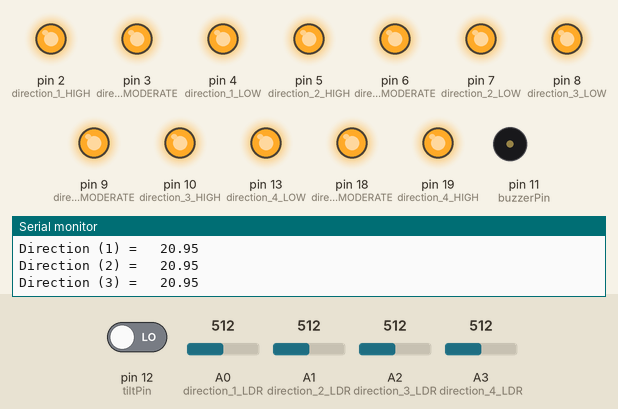
A sketch run on a simulated Arduino Nano, built with avr-gcc and run on an emulated ATmega328P. On the bench: output pins drawn as LEDs (lit = HIGH), buzzer (waves = sounding), the last lines printed to the serial monitor. Inputs (shaded band) come from the test bench; at power-on: A0 (direction_1_LDR) = 512, A1 (direction_2_LDR) = 512, A2 (direction_3_LDR) = 512, A3 (direction_4_LDR) = 512, pin 12 (tiltPin) LOW.

Above: at 1.2 s.
1.3 s: A0 (direction_1_LDR) set to 467
At 2.5 s:
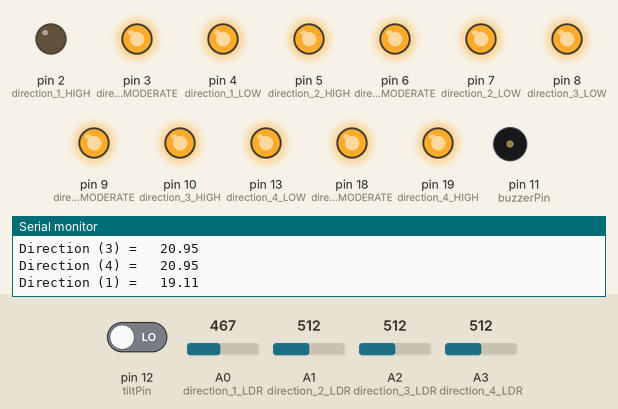
2.8 s: A1 (direction_2_LDR) set to 463
At 3.3 s:
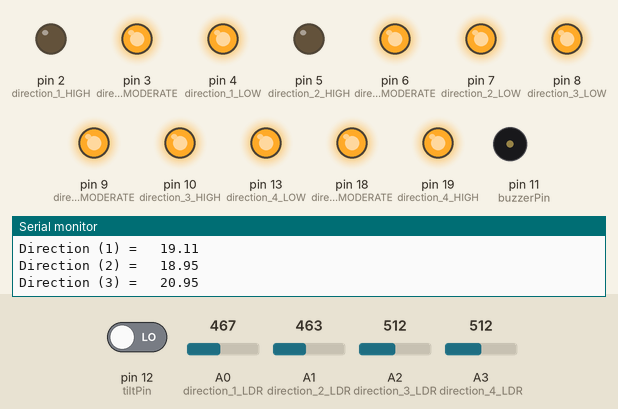
4.4 s: A2 (direction_3_LDR) set to 486
7.4 s: A2 (direction_3_LDR) set to 459
At 8.2 s:
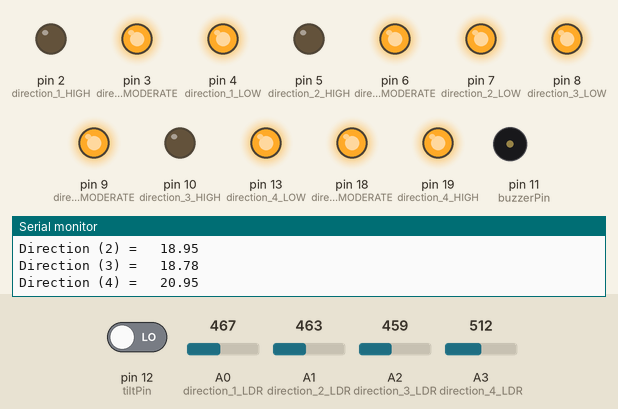
9.0 s: A3 (direction_4_LDR) set to 30
At 10.3 s:
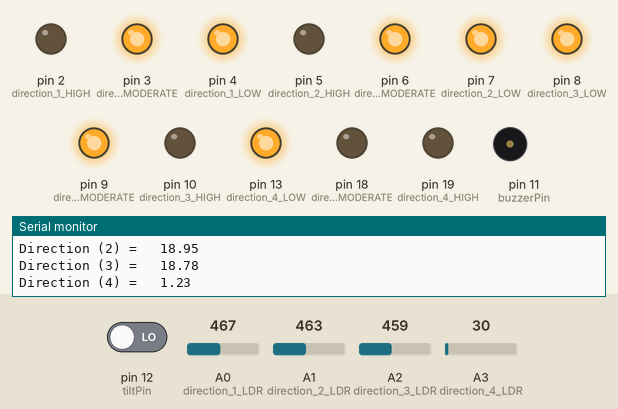
10.6 s: pin 12 (tiltPin) driven HIGH
At 11.0 s:
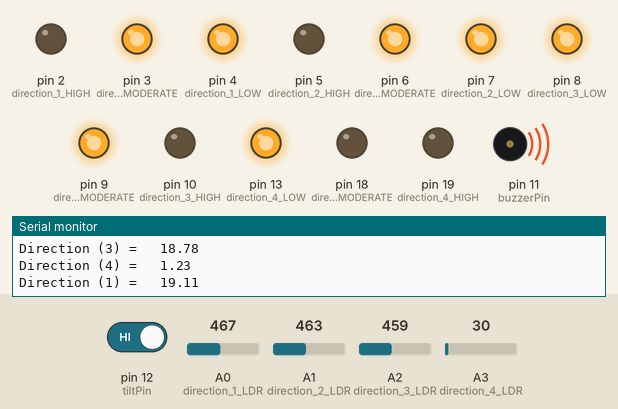
Timing chart, 0 to 13.1 s (numbered marks = the images above; inputs shaded):
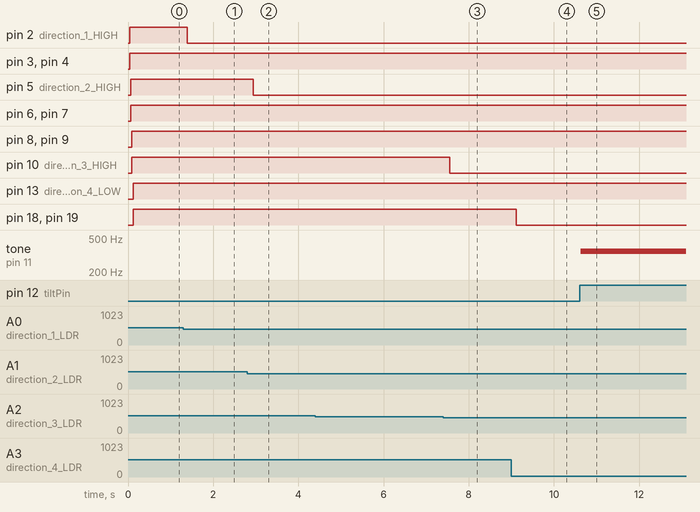

Measured:
- the behaviour switches between 477 and 476 on A0 (direction_1_LDR) (found by bisection; images 0 and 1)
- the behaviour switches between 477 and 476 on A1 (direction_2_LDR) (found by bisection; images 1 and 2)
- the behaviour switches between 477 and 476 on A2 (direction_3_LDR) (found by bisection; images 2 and 3)
- after the input at 1.3 s, pin 2 (direction_1_HIGH): HIGH → LOW after 0.09 s
- after the input at 2.8 s, pin 5 (direction_2_HIGH): HIGH → LOW after 0.14 s
- after the input at 7.4 s, pin 10 (direction_3_HIGH): HIGH → LOW after 0.16 s
- after the input at 9.0 s, pin 18 (direction_4_MODERATE), pin 19 (direction_4_HIGH): HIGH → LOW after 0.11 s
- after the input at 10.6 s, tone on pin 11 (buzzerPin): silent → 350 Hz at once

The sketch:

Light_Intensity_and_Solar_Energy_Detector.ino
```cpp
         /////////////////////////////////////////////
        //    Light Intensity and Solar Energy     //
       //        Detector with Tilt Sensor        //
      //             ---------------             //
     //             (Arduino Nano)              //
    //             by Kutluhan Aktar           //
   //                                         //
  /////////////////////////////////////////////

// Evaluate the possible magnitude of solar energy by the light intensity in a given direction to charge batteries efficiently.
//
// The amount of energy generated by a solar panel is related to the amount of solar radiation. Which is why, I used light intensity values as a substitute to calculate it approximately.
//
// Threshold indicators for each direction:
//
// Red - Low
// Yellow - Moderate
// Green - High
//
// I determine the thresholds for each level by conducting tests with my solar panel: I observed time passed in a given light intensity value to full-charge a 3.7V Li-Po battery.
//
// So, do not forget to change the thresholds according to your experiments with your battery and solar panel.
//
// Connections
// Arduino Nano :
//                                direction_1_LOW
// D4  ---------------------------
//                                direction_1_MODERATE
// D3  ---------------------------
//                                direction_1_HIGH
// D2  ---------------------------
//                                direction_2_LOW
// D7  ---------------------------
//                                direction_2_MODERATE
// D6  ---------------------------
//                                direction_2_HIGH
// D5  ---------------------------
//                                direction_3_LOW
// D8  ---------------------------
//                                direction_3_MODERATE
// D9  ---------------------------
//                                direction_3_HIGH
// D10 ---------------------------
//                                direction_4_LOW
// D13 ---------------------------
//                                direction_4_MODERATE
// A4  ---------------------------
//                                direction_4_HIGH
// A5  ---------------------------
//                                Buzzer
// D11 ---------------------------
//                                Tilt Sensor
// D12 ---------------------------
//                                direction_1_LDR
// A0  ---------------------------
//                                direction_2_LDR
// A1  ---------------------------
//                                direction_3_LDR
// A2  ---------------------------
//                                direction_4_LDR
// A3  ---------------------------


// Define indicators (red, yellow, green) for each direction.
#define direction_1_LOW 4
#define direction_1_MODERATE 3
#define direction_1_HIGH 2
#define direction_2_LOW 7
#define direction_2_MODERATE 6
#define direction_2_HIGH 5
#define direction_3_LOW 8
#define direction_3_MODERATE 9
#define direction_3_HIGH 10
#define direction_4_LOW 13
#define direction_4_MODERATE 18
#define direction_4_HIGH 19

// Define LDR pins for each direction to gather light intensity values.
#define direction_1_LDR A0
#define direction_2_LDR A1
#define direction_3_LDR A2
#define direction_4_LDR A3

// Define the buzzer pin and the tilt sensor pin.
#define buzzerPin 11
#define tiltPin 12

// Define the solar panel (SP) specifications which differ amid different brands. So, change these variables with that of your solar panel.
#define SP_area 0.0088
#define SP_efficiency 6.2
#define SP_coefficient 0.75

// Define thresholds by experimenting.
#define low 9.15
#define moderate 19.48

// Define data holders:
int LDR_1, LDR_2, LDR_3, LDR_4;


void setup() {
  Serial.begin(9600);
  Serial.print("\nDevice Activated:\n");
  Serial.print("Do not forget to change solar panel specifications and thresholds!\n");

  pinMode(direction_1_LOW, OUTPUT);
  pinMode(direction_1_MODERATE, OUTPUT);
  pinMode(direction_1_HIGH, OUTPUT);
  pinMode(direction_2_LOW, OUTPUT);
  pinMode(direction_2_MODERATE, OUTPUT);
  pinMode(direction_2_HIGH, OUTPUT);
  pinMode(direction_3_LOW, OUTPUT);
  pinMode(direction_3_MODERATE, OUTPUT);
  pinMode(direction_3_HIGH, OUTPUT);
  pinMode(direction_4_LOW, OUTPUT);
  pinMode(direction_4_MODERATE, OUTPUT);
  pinMode(direction_4_HIGH, OUTPUT);

  pinMode(tiltPin, INPUT);

}

void loop() {
  // Gather light intensity data from photoresistors.
  get_Light_Intensity();

  // Activate the tilt sensor to get accurate results with photoresistors.
  Tilt(digitalRead(tiltPin));

  // Initiate threshold detection for each direction:

  // Direction (1):
  Indicate_Thresholds(Solar_Panel_Energy(SP_area, SP_efficiency, LDR_1, SP_coefficient), direction_1_LOW, direction_1_MODERATE, direction_1_HIGH, 1);

  // Direction (2):
  Indicate_Thresholds(Solar_Panel_Energy(SP_area, SP_efficiency, LDR_2, SP_coefficient), direction_2_LOW, direction_2_MODERATE, direction_2_HIGH, 2);

  // Direction (3):
  Indicate_Thresholds(Solar_Panel_Energy(SP_area, SP_efficiency, LDR_3, SP_coefficient), direction_3_LOW, direction_3_MODERATE, direction_3_HIGH, 3);

  // Direction (4):
  Indicate_Thresholds(Solar_Panel_Energy(SP_area, SP_efficiency, LDR_4, SP_coefficient), direction_4_LOW, direction_4_MODERATE, direction_4_HIGH, 4);

}

void get_Light_Intensity(){
  LDR_1 = analogRead(direction_1_LDR);
  LDR_2 = analogRead(direction_2_LDR);
  LDR_3 = analogRead(direction_3_LDR);
  LDR_4 = analogRead(direction_4_LDR);

}

void Tilt(int tilt){
  // Get notified if the device moves into a sloping position.
  if(tilt == HIGH){
    tone(buzzerPin, 350);
  }else if(tilt == LOW){
    noTone(buzzerPin);
  }
}

float Solar_Panel_Energy(float Area, float Efficiency, int Radiation, float Coefficient){
  // Calculate the possible magnitude of solar energy by using the light intensity values as a substitute for radiation.
  float Energy = Area * Efficiency * Radiation * Coefficient;
  return Energy;
}

void Indicate_Thresholds(float predictedEnergy, int red, int yellow, int green, int direction){
  // Print the selected direction.
  Serial.print("Direction (");
  Serial.print(direction);
  Serial.print(") = \t");
  Serial.print(predictedEnergy);
  Serial.print("\n");
  // THRESHOLDS:
  if(predictedEnergy < low){
    digitalWrite(red, HIGH);
    digitalWrite(yellow, LOW);
    digitalWrite(green, LOW);
  }else if(low <= predictedEnergy && predictedEnergy < moderate){
    digitalWrite(red, HIGH);
    digitalWrite(yellow,HIGH);
    digitalWrite(green, LOW);
  }else if(predictedEnergy >= moderate){
    digitalWrite(red, HIGH);
    digitalWrite(yellow, HIGH);
    digitalWrite(green, HIGH);
  }

}
```
